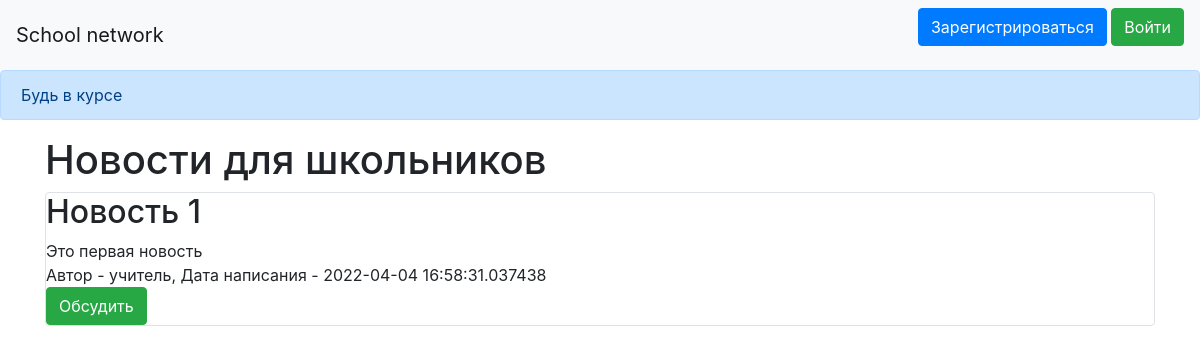
The app's page /news, older data.
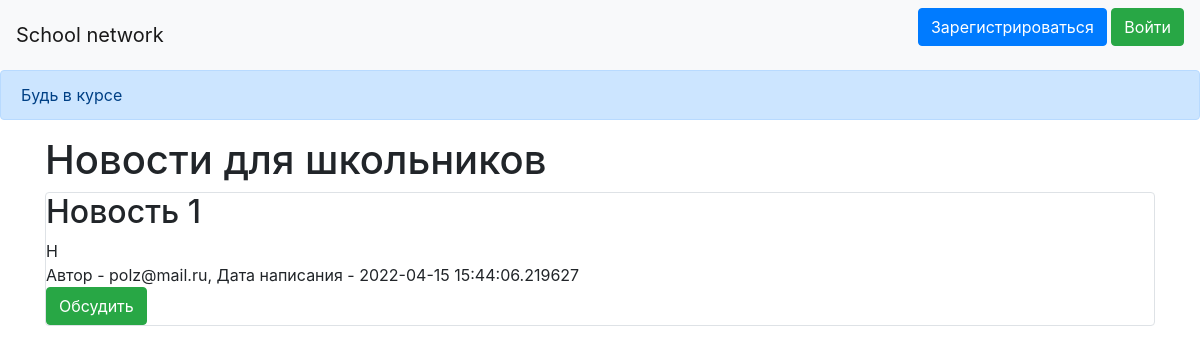
The same page, newer data.
### data/news.py (models this page shows)
class News(SqlAlchemyBase):
    __tablename__ = 'news'
    id = sqlalchemy.Column(sqlalchemy.Integer,
                           primary_key=True, autoincrement=True)
    title = sqlalchemy.Column(sqlalchemy.String, nullable=True)
    content = sqlalchemy.Column(sqlalchemy.String, nullable=True)
    created_date = sqlalchemy.Column(sqlalchemy.DateTime,
                                     default=datetime.datetime.now)
    for_which_form = sqlalchemy.Column(sqlalchemy.Boolean, default=True)
    user_id = sqlalchemy.Column(sqlalchemy.Integer,
                                sqlalchemy.ForeignKey("users.id"))
    is_news = sqlalchemy.Column(sqlalchemy.Boolean, default=True)
    user = orm.relation('User')

### data/users.py (models this page shows, shortened)
class User(SqlAlchemyBase, UserMixin):
    __tablename__ = 'users'
    id = sqlalchemy.Column(sqlalchemy.Integer,
                           primary_key=True, autoincrement=True)
    name = sqlalchemy.Column(sqlalchemy.String, nullable=True)
    about = sqlalchemy.Column(sqlalchemy.String, nullable=True)
    email = sqlalchemy.Column(sqlalchemy.String,
                              index=True, unique=True, nullable=True)
    hashed_password = sqlalchemy.Column(sqlalchemy.String, nullable=True)
    created_date = sqlalchemy.Column(sqlalchemy.DateTime,
                                     default=datetime.datetime.now)
    is_teacher = sqlalchemy.Column(sqlalchemy.Boolean, default=True)
    news = orm.relation("News", back_populates='user')

### main.py (the view)
@app.route("/news")
def index():
    db_session.global_init("db/blogs.db")
    db_sess = db_session.create_session()
    news = db_sess.query(News)
    teacher = db_sess.query(User).filter(User.is_teacher == 1)
    return render_template("news.html", news=news)

### data/db_session.py (called while the page is built, shortened)
def global_init(db_file):
    global __factory
    if __factory:
        return

def create_session() -> Session:
    global __factory
    return __factory()

### templates/news.html (shortened to what this page needs)
{% extends "base.html" %}
{% block content %}
<h1>Новости для школьников</h1>
{% for item in news%}
<div class="col-md6 border rounded">
    <h2>{{item.title}}</h2>
    <div>
        {{item.content}}
    </div>
    <div>
        Автор - {{item.user.name}}, Дата написания - {{item.created_date}}
    </div>
    {% if current_user.is_authenticated and current_user == item.user %}
    <div>
        <a href="/news/{{ item.id }}" class="btn btn-warning">
            Изменить
        </a>
        <a href="/news_delete/{{ item.id }}" class="btn btn-danger">
            Удалить
        </a>
        <a class="btn btn-success" href="/obs/{{ item.id }}">Обсудить</a>
    </div>
    {% else %}
    <a class="btn btn-success" href="/obs/{{ item.id }}">Обсудить</a>
    {% endif %}
</div>
{% endfor %}
{% endblock %}

Row changes from the older to the newer data that the page shows:
changed News "Новость 1": content "Это первая новость" → "H"; user.name "учитель" → "polz@mail.ru"; created_date "2022-04-04 16:58:31.037438" → "2022-04-15 15:44:06.219627"
